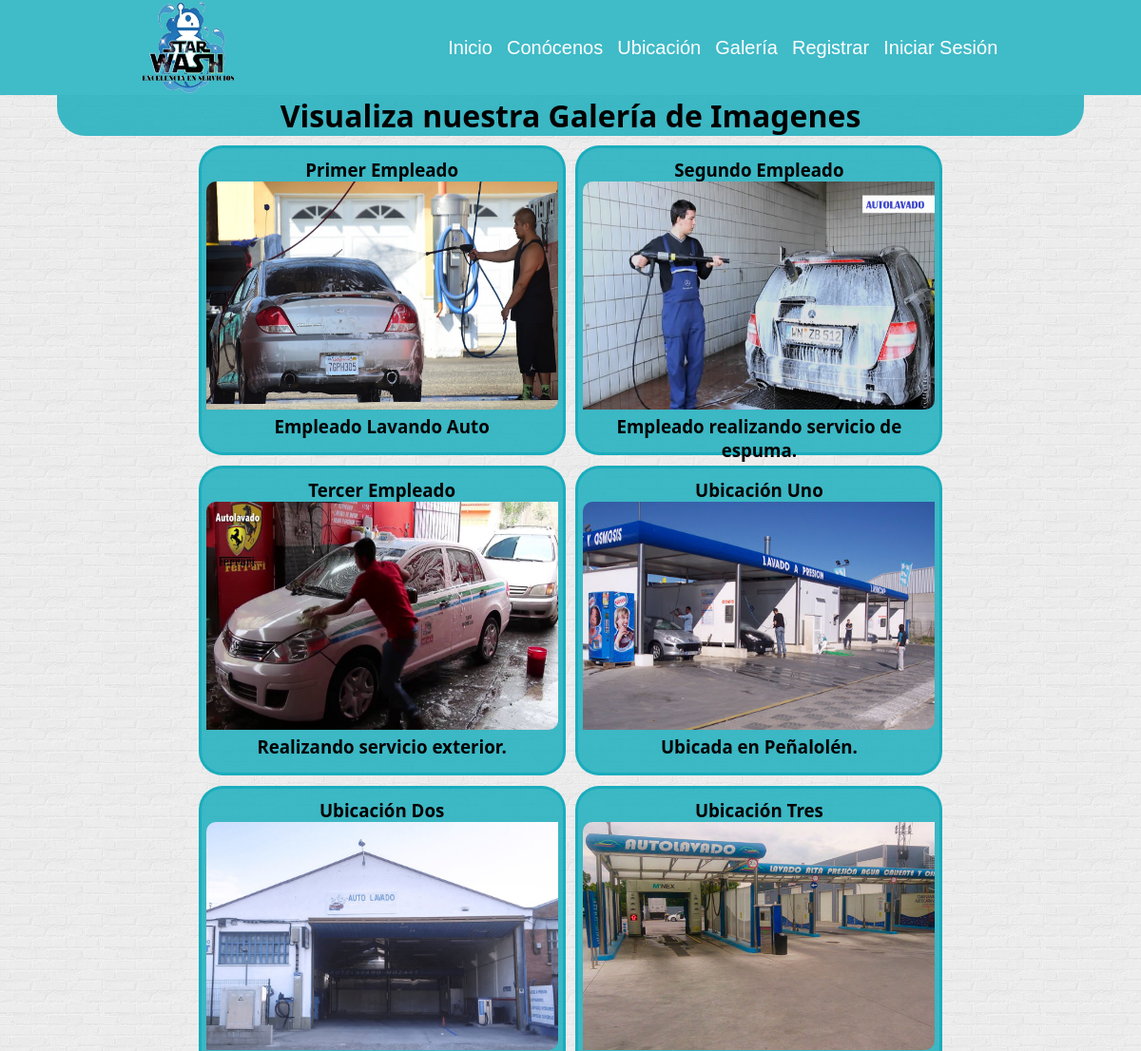
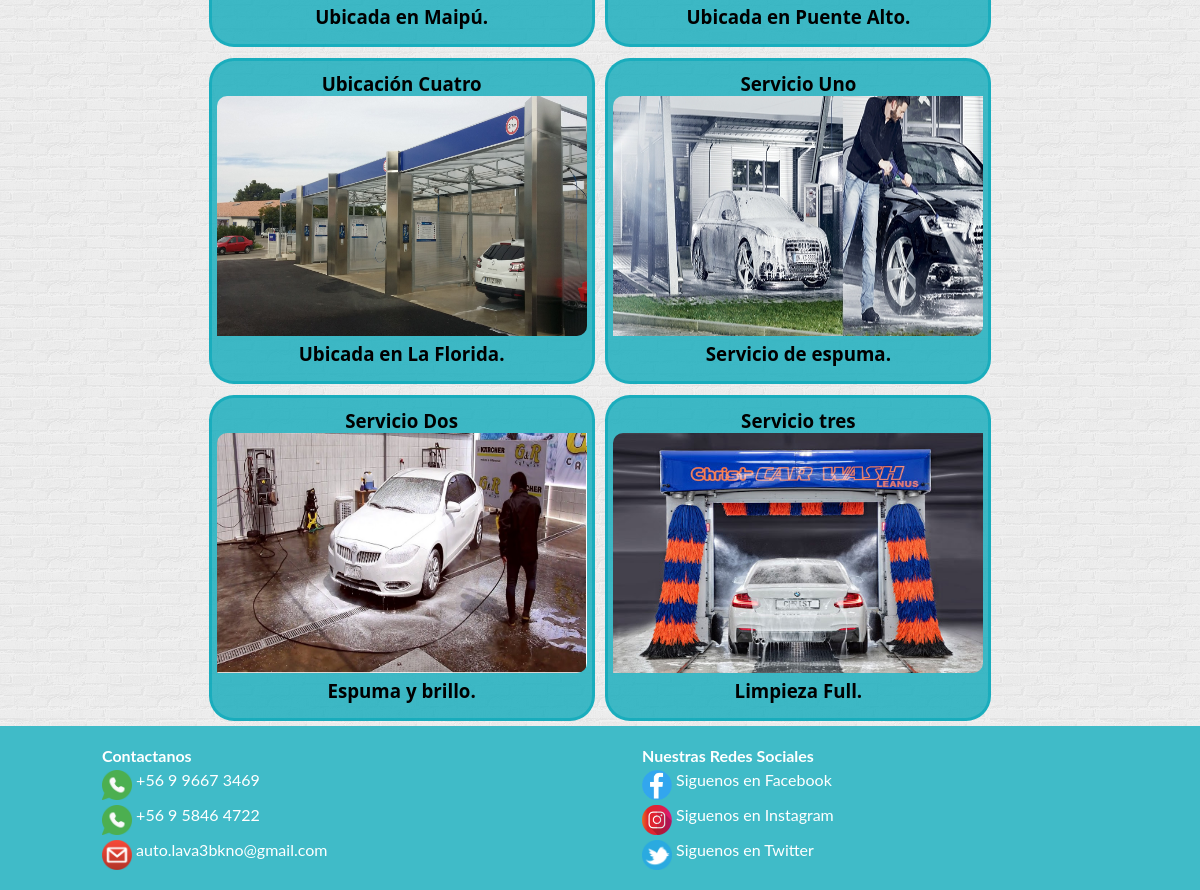
Page /galeria/ on the committed database (2 pictures, top to bottom).
### StarWash/models.py (models this page shows, shortened)
class Galeria(models.Model):
    nombre=models.CharField(max_length=60,primary_key=True)
    descripcion=models.TextField()
    imagen=models.ImageField(upload_to='galeria',null=True)

### StarWash/views.py (the view)
# urls.py: path('galeria/',galeria,name="GALERIA"),
def galeria(request):
    gal = Galeria.objects.all()
    return render(request,'web/galeria.html',{'imagenes_galeria':gal})

### StarWash/templates/web/galeria.html (shortened to what this page needs)
{% extends "web/base.html" %}
{% load static%}
{% block estilos %}
    <link rel="stylesheet" href="{% static 'css/lightbox.min.css' %}">
{% endblock estilos %}
{% block contenido %}
        <h1>Visualiza nuestra Galería de Imagenes</h1>
        <div class="galeria-imagenes">
            {% for item in imagenes_galeria %}
            <div id="galeria">
                <h3>{{item.nombre}}</h3>
                <a href="{{item.imagen.url}}" data-lightbox="Galeria" data-title="{{item.descripcion}}">
                    <img src="{{item.imagen.url}}" alt="">
                </a>
                <h3>{{item.descripcion}}</h3>
            </div>
            {% endfor %}
        </div>
{% endblock contenido %}

### StarWash/static/css/estilos.css (style rules this page uses)
* { margin: 0 auto; }
.container h1 { background: #1abc; text-align: center; margin-bottom: 5px; border-bottom-left-radius: 30px; border-bottom-right-radius: 30px; }
body { font-family: 'lato'; }
.galeria-imagenes { display: flex; flex-wrap: wrap; justify-content: center; }
#galeria { float: left; padding: 10px 5px 10px 5px; text-align: center; background-color: #1abc; margin: 0.5%; width: 370px; height: 300px; border: solid 3px #1abc; border-radius: 25px 25px 25px 25px; }
#galeria img { width: 100%; height: 80%; border-radius: 10px 0px 10px 0px; }

### rows in the picture
Galeria: nombre "Primer Empleado", imagen (picture), descripcion "Empleado Lavando Auto"
Galeria: nombre "Segundo Empleado", imagen (picture), descripcion "Empleado realizando servicio de espuma."
Galeria: nombre "Tercer Empleado", imagen (picture), descripcion "Realizando servicio exterior."
Galeria: nombre "Ubicación Uno", imagen (picture), descripcion "Ubicada en Peñalolén."
Galeria: nombre "Ubicación Dos", imagen (picture), descripcion "Ubicada en Maipú."
Galeria: nombre "Ubicación Tres", imagen (picture), descripcion "Ubicada en Puente Alto."
Galeria: nombre "Ubicación Cuatro", imagen (picture), descripcion "Ubicada en La Florida."
Galeria: nombre "Servicio Uno", imagen (picture), descripcion "Servicio de espuma."
Galeria: nombre "Servicio Dos", imagen (picture), descripcion "Espuma y brillo."
Galeria: nombre "Servicio tres", imagen (picture), descripcion "Limpieza Full."
